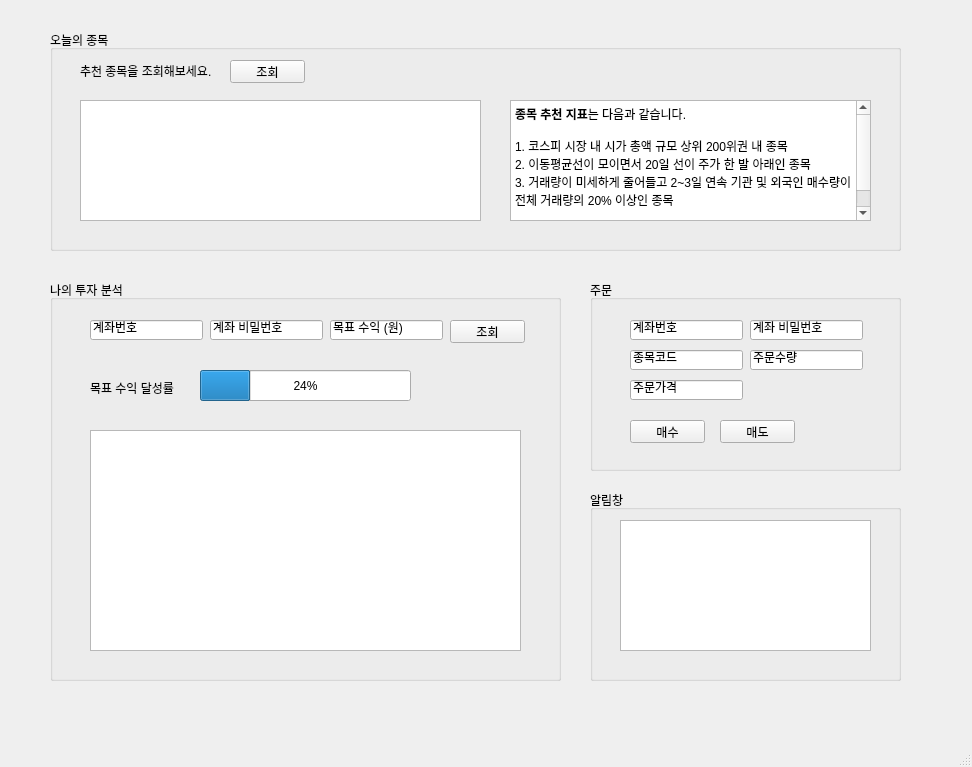
<?xml version="1.0" encoding="UTF-8"?>
<ui version="4.0">
 <class>MainWindow</class>
 <widget class="QMainWindow" name="MainWindow">
  <property name="geometry">
   <rect>
    <x>0</x>
    <y>0</y>
    <width>972</width>
    <height>767</height>
   </rect>
  </property>
  <property name="windowTitle">
   <string>MainWindow</string>
  </property>
  <widget class="QWidget" name="centralwidget">
   <widget class="QGroupBox" name="groupBox_2">
    <property name="geometry">
     <rect>
      <x>50</x>
      <y>280</y>
      <width>511</width>
      <height>401</height>
     </rect>
    </property>
    <property name="title">
     <string>나의 투자 분석</string>
    </property>
    <widget class="QLineEdit" name="lineEdit_2_3">
     <property name="geometry">
      <rect>
       <x>280</x>
       <y>40</y>
       <width>113</width>
       <height>20</height>
      </rect>
     </property>
     <property name="text">
      <string>목표 수익 (원)</string>
     </property>
    </widget>
    <widget class="QPushButton" name="pushButton_2">
     <property name="geometry">
      <rect>
       <x>400</x>
       <y>40</y>
       <width>75</width>
       <height>23</height>
      </rect>
     </property>
     <property name="text">
      <string>조회</string>
     </property>
    </widget>
    <widget class="QLineEdit" name="lineEdit_2_2">
     <property name="geometry">
      <rect>
       <x>160</x>
       <y>40</y>
       <width>113</width>
       <height>20</height>
      </rect>
     </property>
     <property name="text">
      <string>계좌 비밀번호</string>
     </property>
    </widget>
    <widget class="QLineEdit" name="lineEdit_2_1">
     <property name="geometry">
      <rect>
       <x>40</x>
       <y>40</y>
       <width>113</width>
       <height>20</height>
      </rect>
     </property>
     <property name="text">
      <string>계좌번호</string>
     </property>
    </widget>
    <widget class="QProgressBar" name="progressBar_2">
     <property name="geometry">
      <rect>
       <x>150</x>
       <y>90</y>
       <width>211</width>
       <height>31</height>
      </rect>
     </property>
     <property name="value">
      <number>24</number>
     </property>
    </widget>
    <widget class="QLabel" name="label_2">
     <property name="geometry">
      <rect>
       <x>40</x>
       <y>100</y>
       <width>111</width>
       <height>16</height>
      </rect>
     </property>
     <property name="text">
      <string>목표 수익 달성률</string>
     </property>
    </widget>
    <widget class="QTableWidget" name="tableWidget_2">
     <property name="geometry">
      <rect>
       <x>40</x>
       <y>150</y>
       <width>431</width>
       <height>221</height>
      </rect>
     </property>
    </widget>
   </widget>
   <widget class="QGroupBox" name="groupBox_3">
    <property name="geometry">
     <rect>
      <x>590</x>
      <y>280</y>
      <width>311</width>
      <height>191</height>
     </rect>
    </property>
    <property name="title">
     <string>주문</string>
    </property>
    <widget class="QLineEdit" name="lineEdit_3_2">
     <property name="geometry">
      <rect>
       <x>160</x>
       <y>40</y>
       <width>113</width>
       <height>20</height>
      </rect>
     </property>
     <property name="text">
      <string>계좌 비밀번호</string>
     </property>
    </widget>
    <widget class="QLineEdit" name="lineEdit_3_1">
     <property name="geometry">
      <rect>
       <x>40</x>
       <y>40</y>
       <width>113</width>
       <height>20</height>
      </rect>
     </property>
     <property name="text">
      <string>계좌번호</string>
     </property>
    </widget>
    <widget class="QLineEdit" name="lineEdit_3_4">
     <property name="geometry">
      <rect>
       <x>160</x>
       <y>70</y>
       <width>113</width>
       <height>20</height>
      </rect>
     </property>
     <property name="text">
      <string>주문수량</string>
     </property>
    </widget>
    <widget class="QLineEdit" name="lineEdit_3_5">
     <property name="geometry">
      <rect>
       <x>40</x>
       <y>100</y>
       <width>113</width>
       <height>20</height>
      </rect>
     </property>
     <property name="text">
      <string>주문가격</string>
     </property>
    </widget>
    <widget class="QPushButton" name="pushButton_3_2">
     <property name="geometry">
      <rect>
       <x>130</x>
       <y>140</y>
       <width>75</width>
       <height>23</height>
      </rect>
     </property>
     <property name="text">
      <string>매도</string>
     </property>
    </widget>
    <widget class="QPushButton" name="pushButton_3_1">
     <property name="geometry">
      <rect>
       <x>40</x>
       <y>140</y>
       <width>75</width>
       <height>23</height>
      </rect>
     </property>
     <property name="text">
      <string>매수</string>
     </property>
    </widget>
    <widget class="QLineEdit" name="lineEdit_3_3">
     <property name="geometry">
      <rect>
       <x>40</x>
       <y>70</y>
       <width>113</width>
       <height>20</height>
      </rect>
     </property>
     <property name="text">
      <string>종목코드</string>
     </property>
    </widget>
   </widget>
   <widget class="QGroupBox" name="groupBox">
    <property name="geometry">
     <rect>
      <x>50</x>
      <y>30</y>
      <width>851</width>
      <height>221</height>
     </rect>
    </property>
    <property name="title">
     <string>오늘의 종목</string>
    </property>
    <widget class="QLabel" name="label">
     <property name="geometry">
      <rect>
       <x>30</x>
       <y>30</y>
       <width>211</width>
       <height>21</height>
      </rect>
     </property>
     <property name="text">
      <string>추천 종목을 조회해보세요.</string>
     </property>
    </widget>
    <widget class="QPushButton" name="pushButton">
     <property name="geometry">
      <rect>
       <x>180</x>
       <y>30</y>
       <width>75</width>
       <height>23</height>
      </rect>
     </property>
     <property name="text">
      <string>조회</string>
     </property>
    </widget>
    <widget class="QListView" name="listView">
     <property name="geometry">
      <rect>
       <x>30</x>
       <y>70</y>
       <width>401</width>
       <height>121</height>
      </rect>
     </property>
    </widget>
    <widget class="QTextBrowser" name="textBrowser">
     <property name="geometry">
      <rect>
       <x>460</x>
       <y>70</y>
       <width>361</width>
       <height>121</height>
      </rect>
     </property>
     <property name="html">
      <string>&lt;!DOCTYPE HTML PUBLIC &quot;-//W3C//DTD HTML 4.0//EN&quot; &quot;http://www.w3.org/TR/REC-html40/strict.dtd&quot;&gt;
&lt;html&gt;&lt;head&gt;&lt;meta name=&quot;qrichtext&quot; content=&quot;1&quot; /&gt;&lt;style type=&quot;text/css&quot;&gt;
p, li { white-space: pre-wrap; }
&lt;/style&gt;&lt;/head&gt;&lt;body style=&quot; font-family:'Gulim'; font-size:9pt; font-weight:400; font-style:normal;&quot;&gt;
&lt;p style=&quot; margin-top:0px; margin-bottom:0px; margin-left:0px; margin-right:0px; -qt-block-indent:0; text-indent:0px;&quot;&gt;&lt;span style=&quot; font-weight:600;&quot;&gt;종목 추천 지표&lt;/span&gt;는 다음과 같습니다.&lt;/p&gt;
&lt;p style=&quot;-qt-paragraph-type:empty; margin-top:0px; margin-bottom:0px; margin-left:0px; margin-right:0px; -qt-block-indent:0; text-indent:0px;&quot;&gt;&lt;br /&gt;&lt;/p&gt;
&lt;p style=&quot; margin-top:0px; margin-bottom:0px; margin-left:0px; margin-right:0px; -qt-block-indent:0; text-indent:0px;&quot;&gt;1. 코스피 시장 내 시가 총액 규모 상위 200위권 내 종목&lt;/p&gt;
&lt;p style=&quot; margin-top:0px; margin-bottom:0px; margin-left:0px; margin-right:0px; -qt-block-indent:0; text-indent:0px;&quot;&gt;2. 이동평균선이 모이면서 20일 선이 주가 한 발 아래인 종목&lt;/p&gt;
&lt;p style=&quot; margin-top:0px; margin-bottom:0px; margin-left:0px; margin-right:0px; -qt-block-indent:0; text-indent:0px;&quot;&gt;3. 거래량이 미세하게 줄어들고 2~3일 연속 기관 및 외국인 매수량이 전체 거래량의 20% 이상인 종목&lt;/p&gt;
&lt;p style=&quot;-qt-paragraph-type:empty; margin-top:0px; margin-bottom:0px; margin-left:0px; margin-right:0px; -qt-block-indent:0; text-indent:0px;&quot;&gt;&lt;br /&gt;&lt;/p&gt;
&lt;p style=&quot; margin-top:0px; margin-bottom:0px; margin-left:0px; margin-right:0px; -qt-block-indent:0; text-indent:0px;&quot;&gt;이 세가지를 모두 충족하는 종목을 오늘의 종목으로 추천해드립니다.&lt;/p&gt;&lt;/body&gt;&lt;/html&gt;</string>
     </property>
    </widget>
   </widget>
   <widget class="QGroupBox" name="groupBox_4">
    <property name="geometry">
     <rect>
      <x>590</x>
      <y>490</y>
      <width>311</width>
      <height>191</height>
     </rect>
    </property>
    <property name="title">
     <string>알림창</string>
    </property>
    <widget class="QListView" name="listView_4">
     <property name="geometry">
      <rect>
       <x>30</x>
       <y>30</y>
       <width>251</width>
       <height>131</height>
      </rect>
     </property>
    </widget>
   </widget>
  </widget>
  <widget class="QMenuBar" name="menubar">
   <property name="geometry">
    <rect>
     <x>0</x>
     <y>0</y>
     <width>972</width>
     <height>21</height>
    </rect>
   </property>
  </widget>
  <widget class="QStatusBar" name="statusbar"/>
 </widget>
 <resources/>
 <connections/>
</ui>
